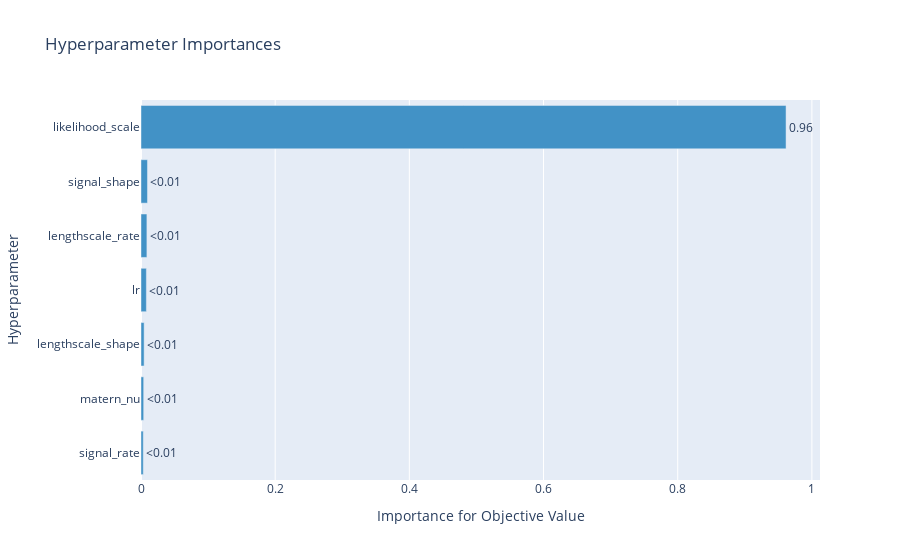

This figure's notebook cell:
### Code cell
plot_param_importances(study)

### Figure 1 — Plotly figure (JSON) as saved in the notebook; plotly's stock layout.template omitted (floating-point values rounded to 4 significant figures)
{"data": [{"cliponaxis": false, "hovertemplate": ["signal_rate (FloatDistribution): 0.003381287647955679<extra></extra>", "matern_nu (CategoricalDistribution): 0.003998184045547494<extra></extra>", "lengthscale_shape (FloatDistribution): 0.004651965676191659<extra></extra>", "lr (FloatDistribution): 0.008032742816718244<extra></extra>", "lengthscale_rate (FloatDistribution): 0.008792097615075446<extra></extra>", "signal_shape (FloatDistribution): 0.009653800822192376<extra></extra>", "likelihood_scale (FloatDistribution): 0.9614899213763191<extra></extra>"], "marker": {"color": "rgb(66,146,198)"}, "orientation": "h", "text": ["<0.01", "<0.01", "<0.01", "<0.01", "<0.01", "<0.01", "0.96"], "textposition": "outside", "type": "bar", "x": [0.003381, 0.003998, 0.004652, 0.008033, 0.008792, 0.009654, 0.9615], "y": ["signal_rate", "matern_nu", "lengthscale_shape", "lr", "lengthscale_rate", "signal_shape", "likelihood_scale"]}], "layout": {"showlegend": false, "title": {"text": "Hyperparameter Importances"}, "xaxis": {"title": {"text": "Importance for Objective Value"}}, "yaxis": {"title": {"text": "Hyperparameter"}}}}
